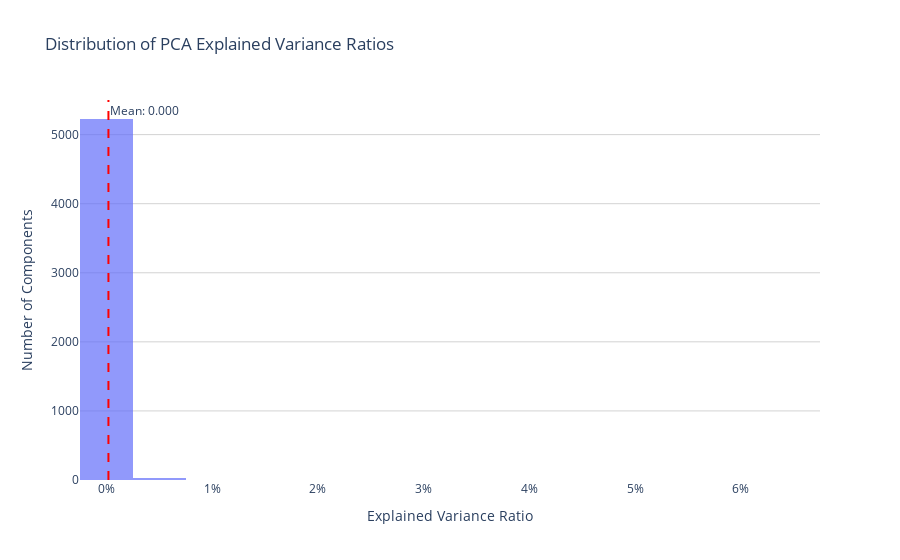

The notebook cell this image was saved under:
### Markdown cell above
### From this scree plot we can see to retrieve at least 85% information we need to shrink the dimensionality from 20k to 1k. But that dimentionality in itself is not desiarable

### Code cell
import plotly.express as px
import numpy as np

# Assuming pca is your fitted PCA object
explained_variance_ratio = pca.explained_variance_ratio_

# Create histogram
fig = px.histogram(
    x=explained_variance_ratio,
    nbins=20,
    title='Distribution of PCA Explained Variance Ratios',
    labels={'x': 'Explained Variance Ratio', 'y': 'Count'},
    opacity=0.7,
    color_discrete_sequence=['#636EFA']
)

# Add mean line
mean_val = np.mean(explained_variance_ratio)
fig.add_vline(
    x=mean_val, 
    line_dash="dash", 
    line_color="red",
    annotation_text=f"Mean: {mean_val:.3f}", 
    annotation_position="top right"
)

# Customize layout
fig.update_layout(
    plot_bgcolor='white',
    xaxis=dict(tickformat=".0%"),
    yaxis_title="Number of Components",
    showlegend=False
)

fig.update_xaxes(showgrid=False)
fig.update_yaxes(showgrid=True, gridwidth=1, gridcolor='LightGrey')

fig.show()

### Figure 1 — Plotly figure (JSON) as saved in the notebook; plotly's stock layout.template omitted (floating-point values rounded to 4 significant figures; data arrays with more than 128 entries replaced by an {"elided": "..."} marker saying what was removed)
{"data": [{"bingroup": "x", "hovertemplate": "Explained Variance Ratio=%{x}<br>count=%{y}<extra></extra>", "legendgroup": "", "marker": {"color": "#636EFA", "opacity": 0.7, "pattern": {"shape": ""}}, "name": "", "nbinsx": 20, "orientation": "v", "showlegend": false, "type": "histogram", "x": {"elided": "5268 float values"}, "xaxis": "x", "yaxis": "y"}], "layout": {"annotations": [{"showarrow": false, "text": "Mean: 0.000", "x": 0.0001898, "xanchor": "left", "xref": "x", "y": 1, "yanchor": "top", "yref": "y domain"}], "barmode": "relative", "legend": {"tracegroupgap": 0}, "plot_bgcolor": "white", "shapes": [{"line": {"color": "red", "dash": "dash"}, "type": "line", "x0": 0.0001898, "x1": 0.0001898, "xref": "x", "y0": 0, "y1": 1, "yref": "y domain"}], "showlegend": false, "title": {"text": "Distribution of PCA Explained Variance Ratios"}, "xaxis": {"anchor": "y", "domain": [0, 1], "showgrid": false, "tickformat": ".0%", "title": {"text": "Explained Variance Ratio"}}, "yaxis": {"anchor": "x", "domain": [0, 1], "gridcolor": "LightGrey", "gridwidth": 1, "showgrid": true, "title": {"text": "Number of Components"}}}}
